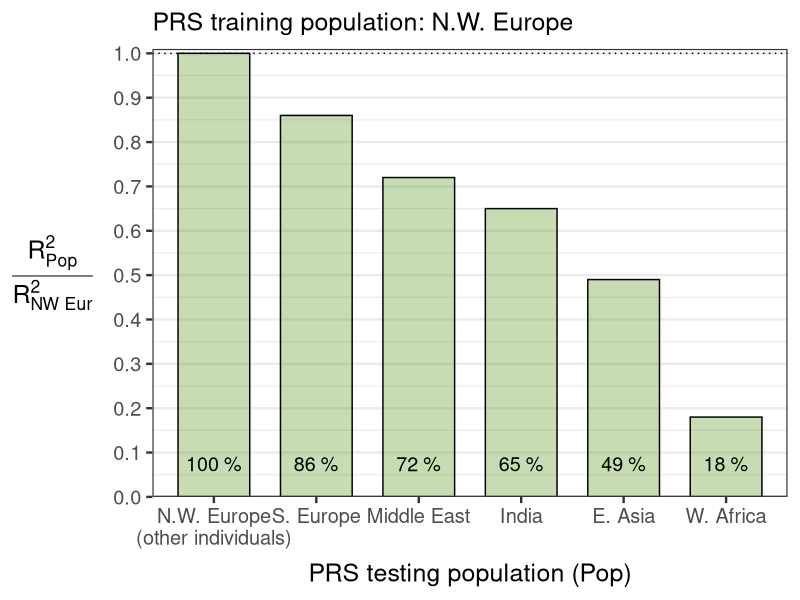

This chart was generated by the following R code:
library(ggplot2)
library(dplyr)
res <- c("N.W. Europe\n(other individuals)" = 100, "S. Europe" = 86, "Middle East" = 72,
         "India" = 65, "E. Asia" = 49, "W. Africa" = 18) %>% 
  tibble::enframe() %>% 
  mutate(name = ordered(name, levels = name))
ggplot(res) +
  geom_col(aes(name, value / 100), color = "black", fill = "chartreuse4", alpha = 0.3,
           width = 0.7) +
  theme_bw(18) +
  # geom_text(aes(x = 5, y = 0.95, label = "Source: F. Privé et al, AJHG (2022)")) +
  geom_hline(yintercept = 1, linetype = 3) +
  labs(x = "PRS testing population (Pop)", 
       y = expression(frac(R[Pop]^2, R["NW Eur"]^2)),
       subtitle = "PRS training population: N.W. Europe") +
  theme(axis.title.x = element_text(margin = margin(t = 10)),
        axis.title.y = element_text(angle = 0, vjust = 0.5, margin = margin(r = 15)),
        panel.grid.major.x = element_blank()) +
  geom_text(aes(name, 0.075, label = paste0(value, " %")), size = 5) +
  scale_y_continuous(limits = c(0, 1.01), expand = c(0, 0), breaks = 0:10 / 10)

            